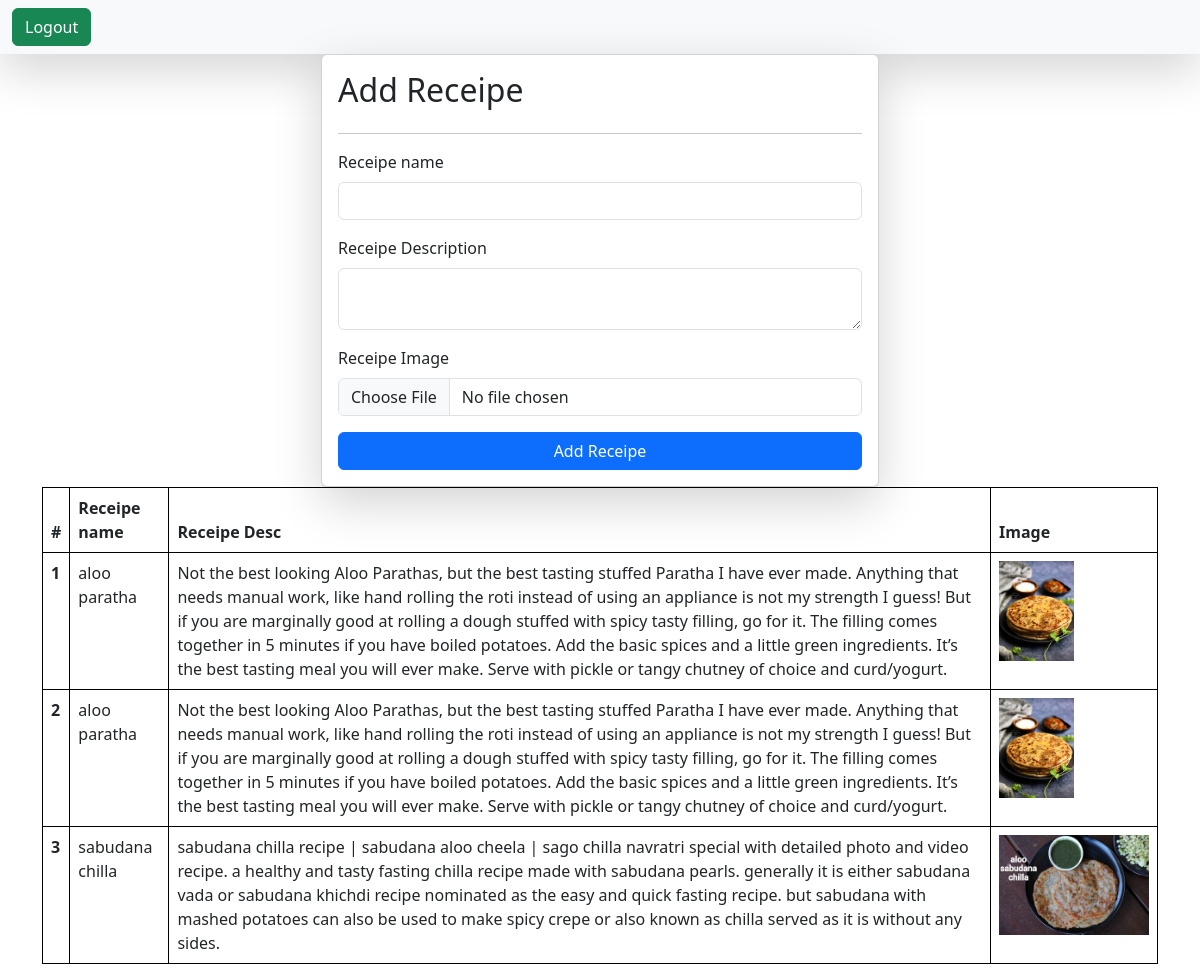
The app's page /receipes/ (signed in) with its own data.
### home/models.py (models this page shows)
class Receipe(models.Model):
    user=models.ForeignKey(User, on_delete=models.SET_NULL, null = True, blank = True)
    rn=models.CharField(max_length=100)
    rd=models.TextField()
    ri=models.ImageField(upload_to="receipe")

### home/views.py (the view, shortened to what this page needs)
# urls.py: path('receipes/', receipes, name ="receipes"),
@login_required(login_url='/login/')
def receipes(request):
    queryset = Receipe.objects.all()
    context={'receipes':queryset}
    return render(request,'receipes.html',context)

### home/templates/receipes.html (shortened to what this page needs)
{% extends "base.html" %}
{% block start %}
<div class="container mt - 5">
    <form class ="col-6 mx-auto card p-3 shadow-lg" method = "post" enctype="multipart/form-data">
        <h2>Add Receipe</h2>
        <hr>
        <div class="mb-3">
          <label for="exampleInputEmail1" class="form-label">Receipe name</label>
          <input name="rn" required type=text class="form-control">
        </div>
        <div class="mb-3">
          <label for="exampleInputPassword1" class="form-label">Receipe Description</label>
          <textarea class="form-control" name ="rd" required></textarea>
        </div>
        <div class="mb-3">
            <label for="exampleInputPassword1" class="form-label">Receipe Image</label>
            <input name="ri" required type=file class="form-control">
        </div>
        <button type="submit" class="btn btn-primary">Add Receipe</button>
      </form>
      <table class="table">
        <thead>
          <tr>
            <th scope="col">#</th>
            <th scope="col">Receipe name</th>
            <th scope="col">Receipe Desc</th>
            <th scope="col">Image</th>
          </tr>
        </thead>
        <tbody>
          {% for x in receipes %}
          <tr>
            <th scope="row">{{forloop.counter}}</th>
            <td>{{x.rn}}</td>
            <td>{{x.rd}}</td>
            <td>
              <img src="/media/{{x.ri}}" style="height: 100px;"</td>
          </tr>
          {% endfor %}
        </tbody>
      </table>
</div>
{% endblock %}

### home/templates/base.html (shortened to what this page needs)
<!DOCTYPE html>
<html>
    <head>
        <link href="https://cdn.jsdelivr.net/npm/bootstrap@5.3.0-alpha1/dist/css/bootstrap.min.css" rel="stylesheet">
    </head>
<body>
    <nav class="navbar bg-body-tertiary shadow-lg">
        <div class="container-fluid">
          <form class="d-flex" role="search">
            {% if request.user.is_authenticated %}
            <a href="/logout/" class="btn btn-success" type="submit">Logout</a>
            {% else %}
            <a href="/login/" class="btn btn-success" type="submit">Login</a>
            {% endif %}
          </form>
        </div>
      </nav>
{% block start %}
{% endblock %}
</body>
</html>

### home/templates/base.html (style rules this page uses)
table,th,td { border:1px solid black; }

### records on screen
Receipe: rn "aloo paratha", rd "Not the best looking Aloo Parathas, but the best tasting stuffed Paratha I have ever made. Anything that needs manual work, like hand rolling the roti instead of using an appliance is not my strength I guess! But if you are marginally good at rolling a dough stuffed with spicy tasty filling, go for it. The filling comes together in 5 minutes if you have boiled potatoes. Add the basic spices and a little green ingredients. It’s the best tasting meal you will ever make. Serve with pickle or tangy chutney of choice and curd/yogurt.", ri (picture)
Receipe: rn "aloo paratha", rd "Not the best looking Aloo Parathas, but the best tasting stuffed Paratha I have ever made. Anything that needs manual work, like hand rolling the roti instead of using an appliance is not my strength I guess! But if you are marginally good at rolling a dough stuffed with spicy tasty filling, go for it. The filling comes together in 5 minutes if you have boiled potatoes. Add the basic spices and a little green ingredients. It’s the best tasting meal you will ever make. Serve with pickle or tangy chutney of choice and curd/yogurt.", ri (picture)
Receipe: rn "sabudana chilla", rd "sabudana chilla recipe | sabudana aloo cheela | sago chilla navratri special with detailed photo and video recipe. a healthy and tasty fasting chilla recipe made with sabudana pearls. generally it is either sabudana vada or sabudana khichdi recipe nominated as the easy and quick fasting recipe. but sabudana with mashed potatoes can also be used to make spicy crepe or also known as chilla served as it is without any sides.", ri (picture)
